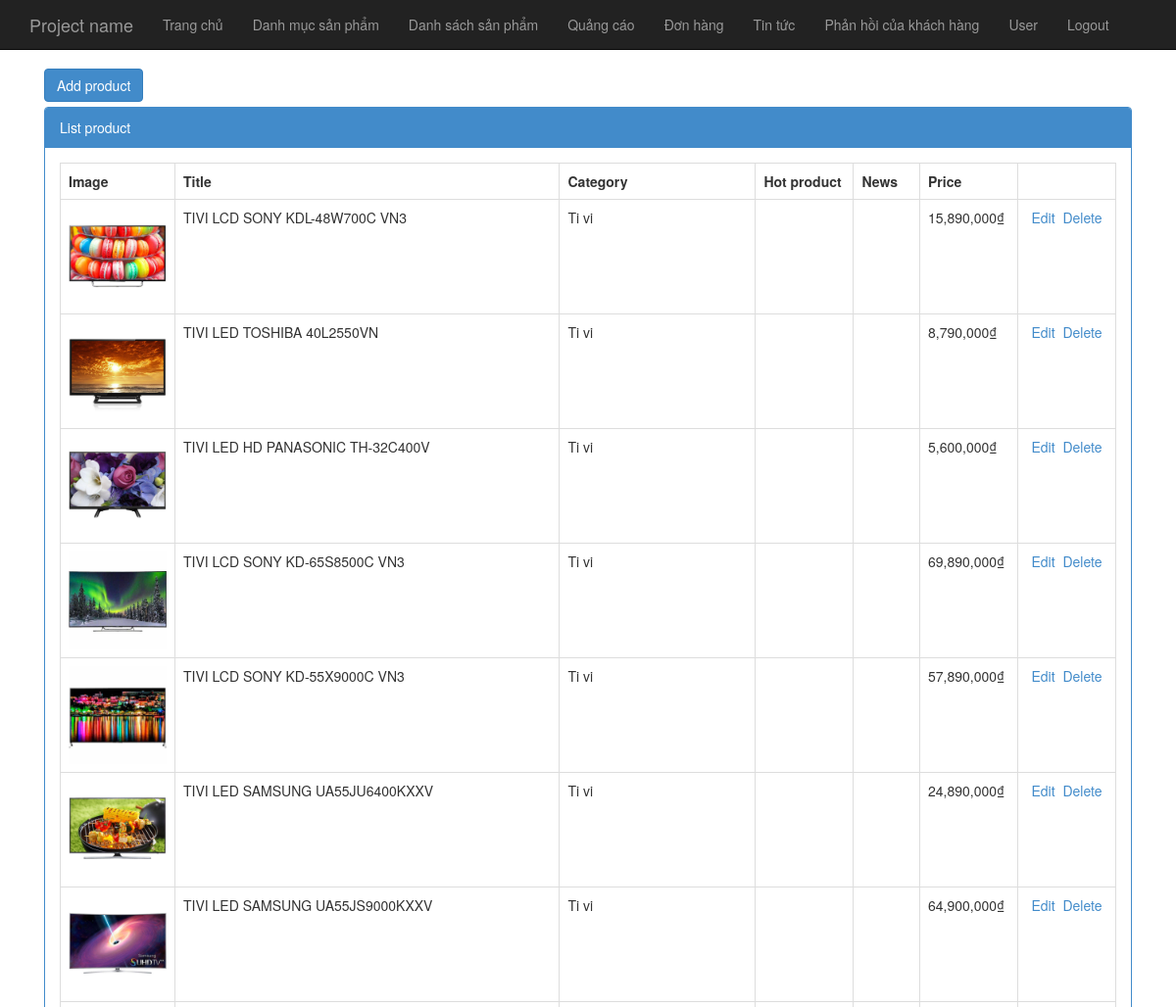
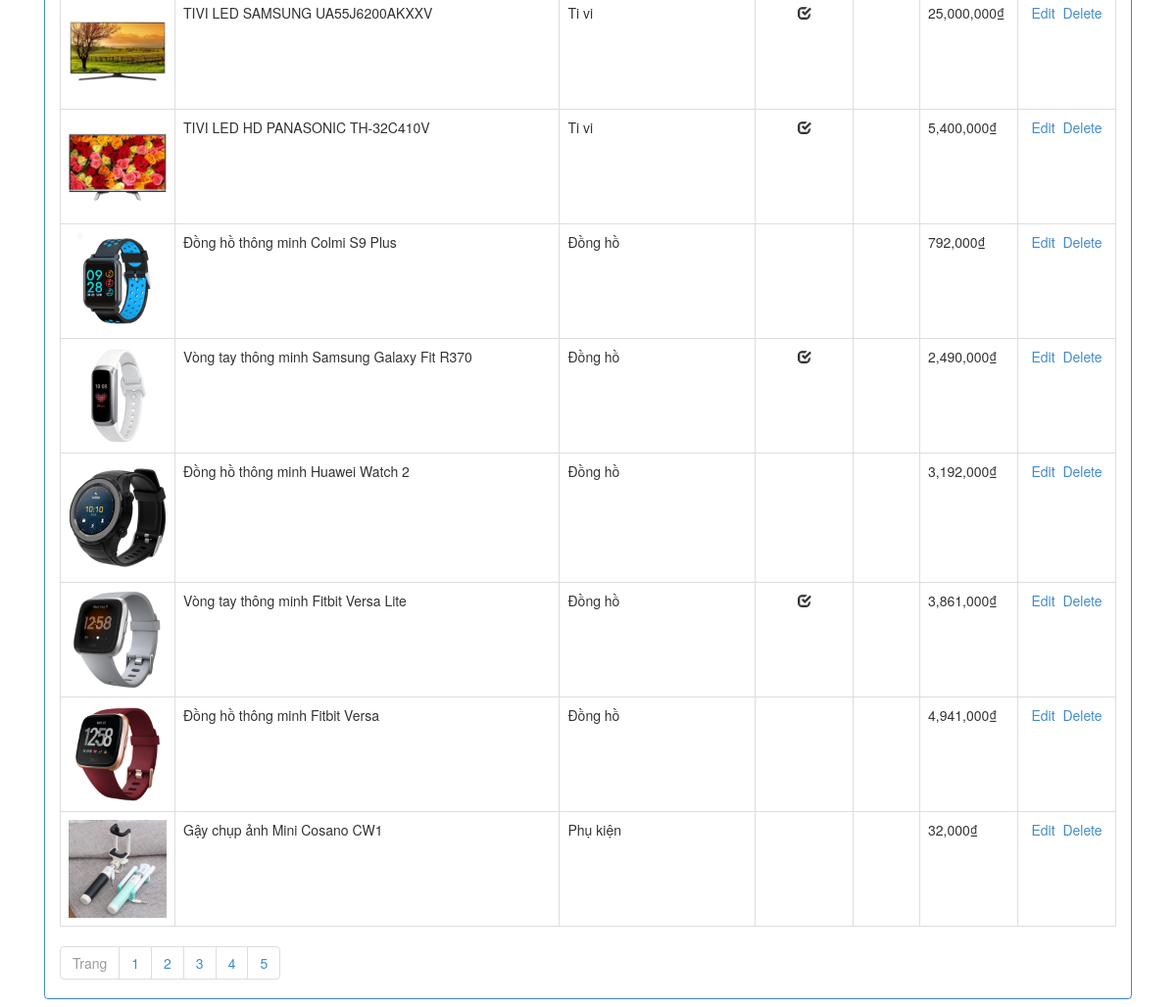
The app's page /index.php?area=admin&controller=product&action=listProduct (signed in) with its own data (2 pictures, top to bottom).
### tables this page shows
CREATE TABLE `tbl_product` (
  `id` int(11) NOT NULL,
  `name` varchar(500) NOT NULL,
  `category_id` int(11) NOT NULL,
  `category_name` varchar(500) NOT NULL,
  `description` text NOT NULL,
  `content` text NOT NULL,
  `hotproduct` int(1) NOT NULL,
  `new` int(11) NOT NULL,
  `img` varchar(500) NOT NULL,
  `price` float NOT NULL DEFAULT '0'
);

CREATE TABLE `tbl_category` (
  `category_id` int(11) NOT NULL,
  `name` varchar(500) NOT NULL
);

### Controllers/Backend/productController.php (called while the page is built, shortened)
<?php
	include "Models/Backend/productModel.php";
	class productController extends baseController{
		public function listProduct(){
			$total = $this->total();
			$recordPerPage = 15;
			$num_page = ceil($total/$recordPerPage);
			$p = isset($_GET["p"])&&$_GET["p"]>0 ? ($_GET["p"]-1):0;
			$from = $p*$recordPerPage;
			$list_record = $this->fetchAll($from,$recordPerPage);
			$this->setView("Views/Backend/product.php", array("list_record"=>$list_record,"num_page"=>$num_page));
			$this->renderBody();
		}
	}
 ?>

### Core/route.php (called while the page is built, shortened)
<?php
$area = isset($_GET["area"])?$_GET["area"]:"admin";
$controller = isset($_GET["controller"])?$_GET["controller"]:"home";
$action = isset($_GET["action"])?$_GET["action"]:"index";
$folder_area = "Backend";
if($area == "admin"){
	$folder_area = "Backend";
}
$fileController = "Controllers/$folder_area/".$controller."Controller.php";
if(file_exists($fileController)){
	$classController = $controller."Controller";
	if(class_exists($classController)){
		$obj = new $classController();
		if(method_exists($classController,$action)){
			$obj->$action();
		}else{
			die("<h4>Hàm $action không tồn tại</h4><br><a href='index.php?area=admin'>Quay lại</a>");
		}
	}
}else
	die("<h4>File $fileController không tồn tại</h4><br><a href='index.php?area=admin'>Quay lại</a>");
?>

### index.php (called while the page is built, shortened)
<?php
	include "Core/baseController.php";
	include "Core/route.php";
 ?>

### Models/Backend/productModel.php (called while the page is built, shortened)
<?php
	trait productModel{
		public function fetchAll($from, $recordPerPage){
			$db = connection::getInstance();
			$query = $db->prepare("select * from tbl_product order by id desc limit $from, $recordPerPage");
			$query->setFetchMode(PDO::FETCH_OBJ);
			$query->execute();
			$arr = $query->fetchAll();
			return $arr;
		}
		public function total(){
			$db = connection::getInstance();
			$query_total = $db->prepare("select id from tbl_product");
			$query_total->execute();
			$total = $query_total->rowCount();
			return $total;
		}
	}
 ?>

### Views/Backend/product.php (the view, shortened to what this page needs)
<div class="col-md-12">
    <div style="margin-bottom:5px;">
        <a href="index.php?area=admin&controller=product&action=add" class="btn btn-primary">Add product</a>
    </div>
    <div class="panel panel-primary">
        <div class="panel-heading">List product</div>
        <div class="panel-body">
            <table class="table table-bordered table-hover">
                <tr>
                    <th style="width:100px;">Image</th>
                    <th>Title</th>
                    <th style="width: 200px;">Category</th>
                    <th style="width: 100px;">Hot product</th>
                    <th>News</th>
                    <th style="width: 100px;">Price</th>
                    <th style="width:100px;"></th>
                </tr>
                <?php foreach($list_record as $rows): ?>
                <tr>
                    <td>
                        <?php if($rows->img != "" && file_exists("Assets/Upload/Product/".$rows->img)): ?>
                            <img src="Assets/Upload/Product/<?php echo $rows->img; ?>" style="width: 100px;">
                        <?php endif; ?>
                    </td>
                    <td><?php echo $rows->name; ?></td>
                    <td>
                        <?php
                            $db = connection::getInstance();
                            $query = $db->prepare("select name from tbl_category where category_id=:id");
                            $query->setFetchMode(PDO::FETCH_OBJ);
                            $query->execute(array("id"=>$rows->category_id));
                            $category = $query->fetch();
                            echo isset($category->name)?$category->name:"";
                         ?>
                    </td>
                    <td style="text-align: center;">
                        <?php if($rows->hotproduct == 1): ?>
                        <span class="glyphicon glyphicon-check"></span>
                        <?php endif; ?>
                    </td>
                    <td style="text-align: center;">
                    </td>
                    <td>
                        <?php  echo number_format($rows->price); ?>₫
                    </td>
                    <td style="text-align:center;">
                        <a href="index.php?area=admin&controller=product&action=edit&id=<?php echo $rows->id; ?>">Edit</a>&nbsp;
                        <a href="index.php?area=admin&controller=product&action=delete&id=<?php echo $rows->id; ?>" onclick="return window.confirm('Are you sure?');">Delete</a>
                    </td>
                </tr>
                <?php endforeach; ?>
            </table>
            <ul class="pagination">
              <li class="page-item disabled"><a class="page-link" href="#">Trang</a></li>
            <?php for($i = 1; $i <= $num_page; $i++): ?>
            <li class="page-item"><a class="page-link" href="index.php?area=admin&controller=product&action=listProduct&p=<?php echo $i; ?>"><?php echo $i; ?></a></li>
            <?php endfor; ?>
            </ul>
        </div>
    </div>
</div>

### Core/baseController.php (shortened to what this page needs)
<?php
	class baseController{
		public $view = NULL;
		public $layout = NULL;
		public function setView($viewName, $data = NULL){
			if(file_exists($viewName)){
				include $viewName;
				$this->view = ob_get_contents();
			}
		}
		public function setLayout($layoutName){
			if(file_exists($layoutName))
				$this->layout = $layoutName;
		}
		public function renderBody(){
			if($this->layout != NULL)
				include $this->layout;
			else if($this->view != NULL)
				echo $this->view;
		}
	}
 ?>

### Views/Backend/layout_menu_ngang.php (shortened to what this page needs)
<!DOCTYPE html>
<html>
<head>
	<link rel="stylesheet" type="text/css" href="Assets/Backend/css/bootstrap.min.css">
</head>
<body>
<nav class="navbar navbar-inverse navbar-fixed-top">
      <div class="container">
        <div class="navbar-header">
          <a class="navbar-brand" href="#">Project name</a>
        </div>
        <div id="navbar" class="collapse navbar-collapse">
          <ul class="nav navbar-nav">
            <li>
                <a href="index.php?area=admin&controller=home&action=index"><i class="fa fa-dashboard fa-fw"></i> Trang chủ</a>
            </li>
            <li>
                <a href="index.php?area=admin&controller=category&action=listCategory"><i class="fa fa-table fa-fw"></i> Danh mục sản phẩm</a>
            </li>
            <li>
                <a href="index.php?area=admin&controller=product&action=listProduct"><i class="fa fa-edit fa-fw"></i> Danh sách sản phẩm</a>
            </li>
            <li>
                <a href="index.php?area=admin&controller=ads&action=listAds"><i class="fa fa-edit fa-fw"></i> Quảng cáo</a>
            </li>
            <li>
                <a href="index.php?area=admin&controller=cart&action=order"><i class="fa fa-edit fa-fw"></i> Đơn hàng</a>
            </li>
            <li>
                <a href="index.php?area=admin&controller=news&action=listNews"><i class="fa fa-edit fa-fw"></i> Tin tức</a>
            </li>
            <li>
                <a href="index.php?area=admin&controller=message&action=listMessages"><i class="fa fa-edit fa-fw"></i> Phản hồi của khách hàng</a>
            </li>
            <li>
                <a href="index.php?area=admin&controller=user&action=listUser"><i class="fa fa-edit fa-fw"></i> User</a>
            </li>
            <li>
                <a href="index.php?area=admin&controller=login&action=logout"><i class="fa fa-edit fa-fw"></i> Logout</a>
            </li>
          </ul>
        </div>
      </div>
    </nav>
   <div class="container" style="margin-top:70px;">
   	<?php
      echo $this->view;
   ?>
   </div>
</body>
</html>

### Views/Backend/product.php (style rules this page uses)
.pagination { padding:0px; margin:0px; }

### records on screen
tbl_product: img (picture), name "TIVI LCD SONY KDL-48W700C VN3", category.name "Ti vi", price "15,890,000"
tbl_product: img (picture), name "TIVI LED TOSHIBA 40L2550VN", category.name "Ti vi", price "8,790,000"
tbl_product: img (picture), name "TIVI LED HD PANASONIC TH-32C400V", category.name "Ti vi", price "5,600,000"
tbl_product: img (picture), name "TIVI LCD SONY KD-65S8500C VN3", category.name "Ti vi", price "69,890,000"
tbl_product: img (picture), name "TIVI LCD SONY KD-55X9000C VN3", category.name "Ti vi", price "57,890,000"
tbl_product: img (picture), name "TIVI LED SAMSUNG UA55JU6400KXXV", category.name "Ti vi", price "24,890,000"
tbl_product: img (picture), name "TIVI LED SAMSUNG UA55JS9000KXXV", category.name "Ti vi", price "64,900,000"
tbl_product: img (picture), name "TIVI LED SAMSUNG UA55J6200AKXXV", category.name "Ti vi", hotproduct 1 (drawn), price "25,000,000"
tbl_product: img (picture), name "TIVI LED HD PANASONIC TH-32C410V", category.name "Ti vi", hotproduct 1 (drawn), price "5,400,000"
tbl_product: img (picture), name "Đồng hồ thông minh Colmi S9 Plus", category.name "Đồng hồ", price "792,000"
tbl_product: img (picture), name "Vòng tay thông minh Samsung Galaxy Fit R370", category.name "Đồng hồ", hotproduct 1 (drawn), price "2,490,000"
tbl_product: img (picture), name "Đồng hồ thông minh Huawei Watch 2", category.name "Đồng hồ", price "3,192,000"
tbl_product: img (picture), name "Vòng tay thông minh Fitbit Versa Lite", category.name "Đồng hồ", hotproduct 1 (drawn), price "3,861,000"
tbl_product: img (picture), name "Đồng hồ thông minh Fitbit Versa", category.name "Đồng hồ", price "4,941,000"
tbl_product: img (picture), name "Gậy chụp ảnh Mini Cosano CW1", category.name "Phụ kiện", price "32,000"
